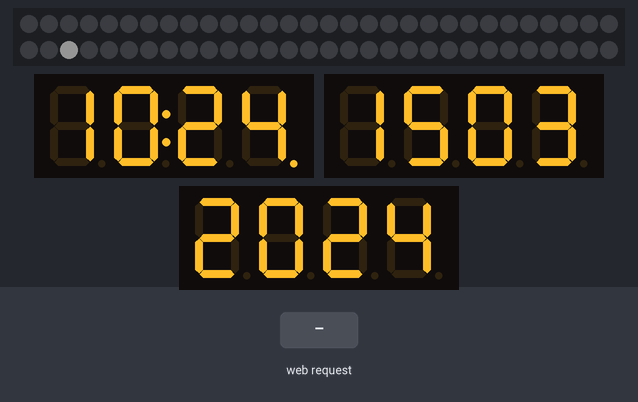
This sketch was run on a simulated ESP8266 (NodeMCU). Parts: 60 RGB LEDs in strip order, left to right, continuing on the next row, 3 × 4-digit seven-segment display. The test bench sets the inputs (shaded band). Dim RGB values are drawn brighter than linear; WiFi joins after 1.5 s; servers stay silent unless stated; network time is answered at once with the bench clock; the local clock reads 2024-03-15 10:24:30 at power-on unless the sketch sets it; what the sketch prints to the serial monitor is not drawn.

Above: at 2.7 s.
2.8 s: HTTP request GET /5/on received
4.5 s: HTTP request GET /5/off received
Timing chart, 0 to 7.5 s (numbered marks = the images above; inputs shaded):
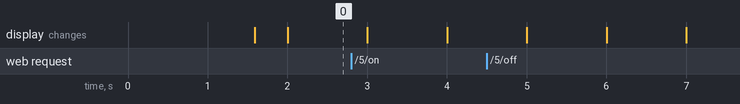

The sketch:

clock.ino
```cpp
#include <WiFiManager.h>
#include <Time.h>
#include <TimeLib.h>
#include <Timezone.h>
#include <NTPClient.h>
#include <ESP8266WiFi.h>
#include <WiFiUdp.h>
#include <RTClib.h>
#include <Wire.h>
#include <TM1637Display.h>
#include <Adafruit_NeoPixel.h>
#include <DNSServer.h>


#define LED_PIN D3
#define LED_COUNT 60
#define DISPLAY1_CLK D7
#define DISPLAY1_DIO D4
#define DISPLAY2_CLK D7
#define DISPLAY2_DIO D6
#define DISPLAY3_CLK D7
#define DISPLAY3_DIO D0
#define BUZZER D8


DateTime prev;
uint32_t WHITE;
bool first = true;
bool doNTP = false;
bool ntpEnabled = false;


Adafruit_NeoPixel seconds = Adafruit_NeoPixel(LED_COUNT, LED_PIN, NEO_GRB + NEO_KHZ800);
TM1637Display display1(DISPLAY1_CLK, DISPLAY1_DIO);
TM1637Display display2(DISPLAY2_CLK, DISPLAY2_DIO);
TM1637Display display3(DISPLAY3_CLK, DISPLAY3_DIO);
RTC_PCF8523 rtc;
WiFiUDP ntpUDP;
NTPClient timeClient(ntpUDP, "be.pool.ntp.org", 0, 3600000);
WiFiServer server(80);
WiFiManager wifiManager;


time_t eastern, utc;
TimeChangeRule CET = {"CET", Last, Sun, Mar, 2, 120};
TimeChangeRule CEST = {"CEST", Last, Sun, Oct, 2, 60};
Timezone Europe(CET, CEST);


void setup() {
  // put your setup code here, to run once:
  Serial.begin(115200);

  seconds.begin();
  seconds.setBrightness(20);
  seconds.show();
  WHITE = seconds.Color(255, 255, 255);

  display1.setBrightness(0xff);
  display2.setBrightness(0xff);
  display3.setBrightness(0xff);

  if (! rtc.begin()) {
    Serial.println("Couldn't find RTC");
  }

  if (! rtc.initialized()) {
    Serial.println("RTC is NOT running!");
    rtc.adjust(DateTime(F(__DATE__), F(__TIME__)));
  }
  prev = rtc.now();

  wifiManager.autoConnect("Clock");
  timeClient.begin();

  Serial.println("");
  Serial.println("WiFi connected.");
  Serial.println("IP address: ");
  Serial.println(WiFi.localIP());
  server.begin();
  ntpEnabled = true;
  doNTP = true;
}

void loop() {
  DateTime now = rtc.now();
  updateTimeDisplay(now);
  doNTPUpdate();
  doServer();

  //delay(100);
}

void updateTimeDisplay(DateTime now) {
  if(now.hour() != prev.hour() || first) {
    display1.showNumberDecEx(now.hour(), 0b01000000, true, 2, 0);
    doNTP = true;
  }

  if(now.minute() != prev.minute() || first) {
    display1.showNumberDecEx(now.minute(), 0b01000000, true, 2, 2);
  }

  if(now.day() != prev.day() || first) {
    display2.showNumberDecEx(now.day(), 0b00000000, true, 2, 0);
  }

  if(now.month() != prev.month() || first) {
    display2.showNumberDecEx(now.month(), 0b00000000, true, 2, 2);
  }

  if(now.year() != prev.year() || first) {
    display3.showNumberDecEx(now.year(), 0b00000000, true, 4, 0);
  }

  if(now.second() != prev.second() || first) {
    seconds.clear();
    seconds.setPixelColor(now.second(), WHITE);
    seconds.show();
    //tone(D8, 1000, 10);
  }

  prev = now;
  first = false;
}

void doNTPUpdate() {
  if(doNTP && ntpEnabled) {
    doNTP = false;
    timeClient.update();
    rtc.adjust(Europe.toLocal(timeClient.getEpochTime()));
  }
}


// Auxiliar variables to store the current output state
String output5State = "off";
String output4State = "off";

void doServer() {
  WiFiClient client = server.available();
  String header;

  if (client) {
    header = doHTTPRead(client);
    if(header.length() > 0) {
      doHTTPWrite(client, header);
    }
    client.stop();
  }
}

String doHTTPRead(WiFiClient client) {
  String header;
  String currentLine = "";
  unsigned long httpCurrentTime = millis();
  unsigned long httpPreviousTime = 0;
  static const long httpTimeoutTime = 2000;

  httpCurrentTime = millis();
  httpPreviousTime = httpCurrentTime;
  while (client.connected() && httpCurrentTime - httpPreviousTime <= httpTimeoutTime) {
    httpCurrentTime = millis();
    if (client.available()) {
      char c = client.read();
      header += c;
      if (c == '\n') {
        if (currentLine.length() == 0) {
          return header;
        } else {
          currentLine = "";
        }
      } else if (c != '\r') {
        currentLine += c;
      }
    }
  }
  return "";
}

void doHTTPWrite(WiFiClient client, String header) {
  client.println("HTTP/1.1 200 OK");
  client.println("Content-type:text/html");
  client.println("Connection: close");
  client.println();

  if (header.indexOf("GET /5/on") >= 0) {
    Serial.println("GPIO 5 on");
    output5State = "on";
  } else if (header.indexOf("GET /5/off") >= 0) {
    Serial.println("GPIO 5 off");
    output5State = "off";
  } else if (header.indexOf("GET /4/on") >= 0) {
    Serial.println("GPIO 4 on");
    output4State = "on";
  } else if (header.indexOf("GET /4/off") >= 0) {
    Serial.println("GPIO 4 off");
    output4State = "off";
  }

  client.println("<!DOCTYPE html><html>");
  client.println("<head><meta name=\"viewport\" content=\"width=device-width, initial-scale=1\">");
  client.println("<link rel=\"icon\" href=\"data:,\">");
  client.println("<style>html { font-family: Helvetica; display: inline-block; margin: 0px auto; text-align: center;}");
  client.println(".button { background-color: #195B6A; border: none; color: white; padding: 16px 40px;");
  client.println("text-decoration: none; font-size: 30px; margin: 2px; cursor: pointer;}");
  client.println(".button2 {background-color: #77878A;}</style></head>");

  client.println("<body><h1>ESP8266 Web Server</h1>");
  client.println("<p>GPIO 5 - State " + output5State + "</p>");
  if (output5State=="off") {
    client.println("<p><a href=\"/5/on\"><button class=\"button\">ON</button></a></p>");
  } else {
    client.println("<p><a href=\"/5/off\"><button class=\"button button2\">OFF</button></a></p>");
  }

  client.println("<p>GPIO 4 - State " + output4State + "</p>");
  if (output4State=="off") {
    client.println("<p><a href=\"/4/on\"><button class=\"button\">ON</button></a></p>");
  } else {
    client.println("<p><a href=\"/4/off\"><button class=\"button button2\">OFF</button></a></p>");
  }
  client.println("</body></html>");
  client.println();
}
```
